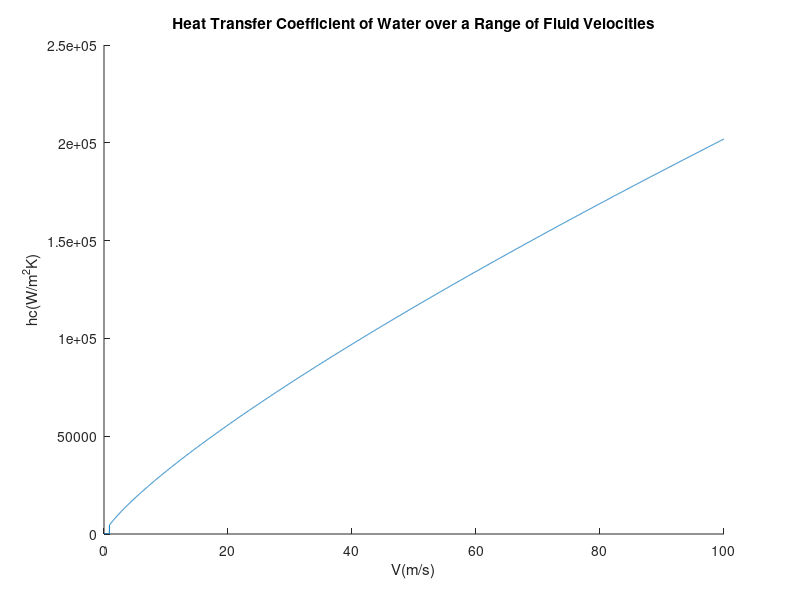
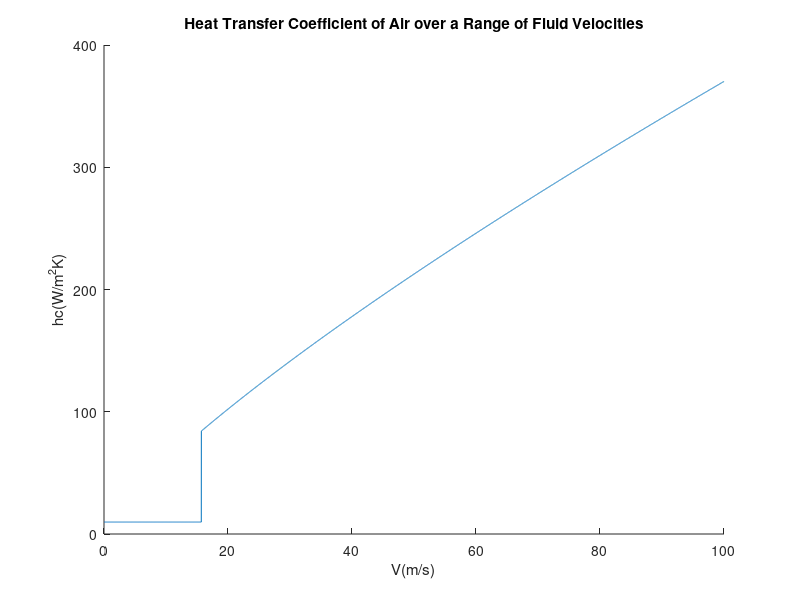
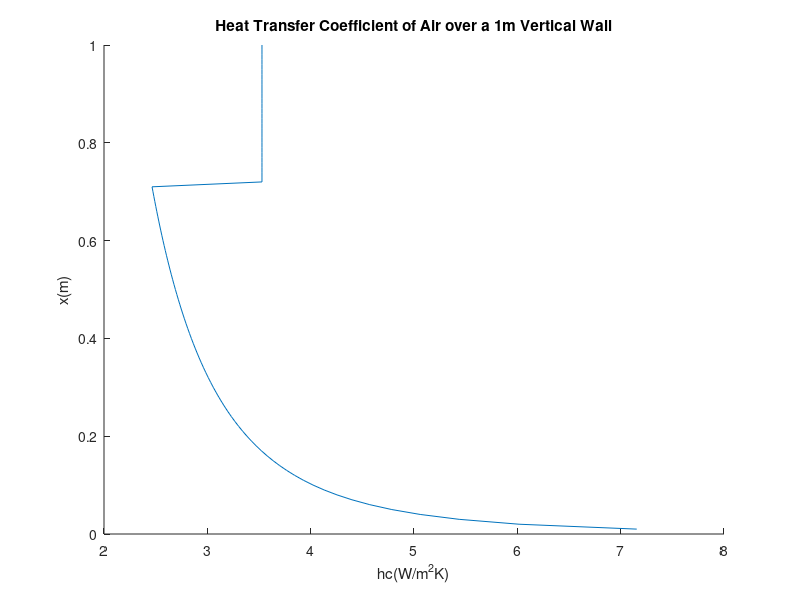

The MATLAB source for these figures, in order:

%% Water
rho = 996;
v = .87*10^-6;
k = .611;
cp = 4178;
D = .01;

V = .01:.01:100;
hc = zeros(1, length(V));
Re = zeros(1, length(V));
for i = 1:length(V)
    Re(i) = D*V(i)/v;
    if Re(i)<10^4
        hc(i) = 3.66*k/D;
    else
        hc(i) = .023*V(i)^.8*k^.6*(rho*cp)^.4/(D^.2*v^.4);
    end
end

figure(1); hold on;
plot(V,hc);
%plot(V,Re);
title('Heat Transfer Coefficient of Water over a Range of Fluid Velocities');
xlabel('V(m/s)');
ylabel('hc(W/m^2K)');


%% Air
rho = 1.177;
v = 15.7*10^-6;
k = .0267;
cp = 1005;
D = .01;

V = .01:.01:100;
hc = zeros(1, length(V));
Re = zeros(1, length(V));
for i = 1:length(V)
    Re(i) = D*V(i)/v;
    if Re(i)<10^4
        hc(i) = 3.66*k/D;
    else
        hc(i) = .023*V(i)^.8*k^.6*(rho*cp)^.4/(D^.2*v^.4);
    end
end

figure(2); hold on;
plot(V,hc);
%plot(V,Re);
title('Heat Transfer Coefficient of Air over a Range of Fluid Velocities');
xlabel('V(m/s)');
ylabel('hc(W/m^2K)');

%% 2.2

x = 0:.01:1;
hc = zeros(1,length(x));
for i =1:length(x)
    if x(i)<.71422
        hc(i) = 1.07*(20/x(i))^.25;
    else
        hc(i) = 1.3*(20)^.333333333;
    end
end

figure(3); hold on;
plot(hc,x);
%plot(V,Re);
title('Heat Transfer Coefficient of Air over a 1m Vertical Wall');
xlabel('hc(W/m^2K)');
ylabel('x(m)');
 
